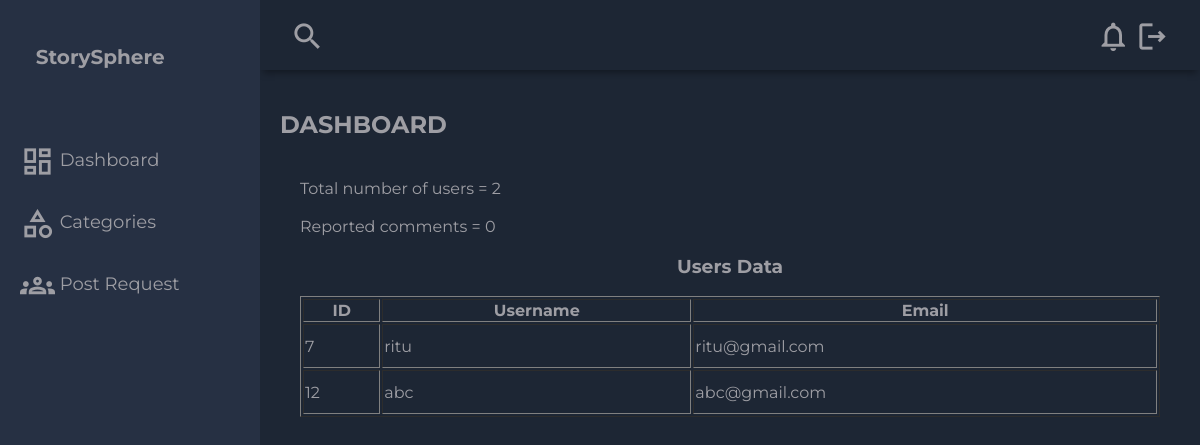
Before: /adm.php with the older database file.
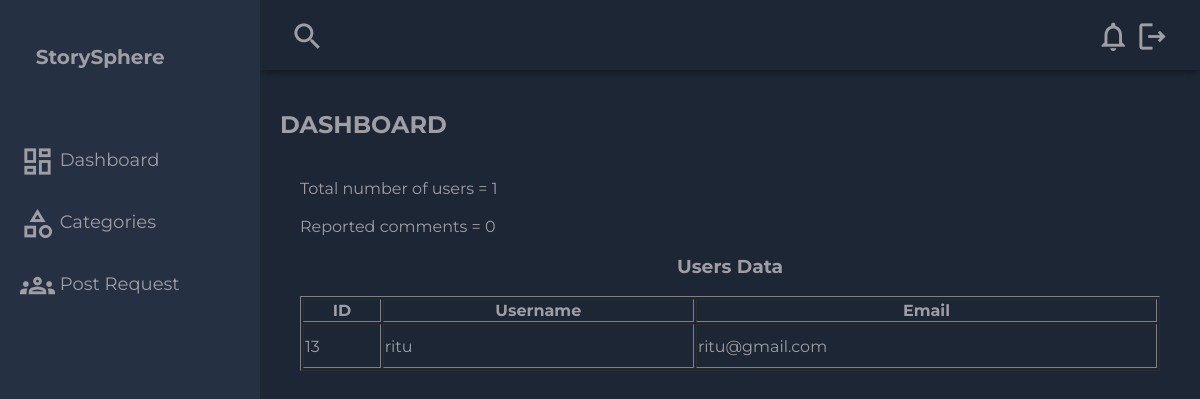
After: the same page with the newer database file.
### tables this page shows
CREATE TABLE IF NOT EXISTS `info` (
  `id` int NOT NULL AUTO_INCREMENT,
  `uname` varchar(50) NOT NULL,
  `email` varchar(255) NOT NULL,
  `password` varchar(255) NOT NULL,
  `avatar` blob,
  `gender` varchar(100) DEFAULT NULL,
  `bio` varchar(100) DEFAULT NULL,
  PRIMARY KEY (`id`)
);

### adm.php (the view, shortened to what this page needs)
<?php
$con = mysqli_connect("localhost", "root", "", "users");
?>
<!DOCTYPE html>
<html lang="en">
  <head>
    <link rel="stylesheet" href="ad.css">
    <link rel="stylesheet" href="profile.css">
  </head>
  <body>
  <div class="grid-container">
<header class="header">
  <div class="header-left">
    <span class="material-icons-outlined">search</span>
  </div>
  <div class="header-right">
    <a href="admNotification.php">
    <span class="material-icons-outlined">notifications</span>
      </a>
    <a onclick="confirmLogout()" class="nav">
    <span class="material-icons-outlined">logout</span>
  </a>
  </div>
</header>
<aside id="sidebar">
  <div class="sidebar-title">
    <div class="sidebar-brand">
      <span class="material-icons-outlined"></span> StorySphere
    </div>
  </div>
  <ul class="sidebar-list">
    <li class="sidebar-list-item">
      <a href="adm.php">
        <span class="material-icons-outlined">dashboard</span> Dashboard
      </a>
    </li>
    <li class="sidebar-list-item">
      <a href="category.php">
        <span class="material-icons-outlined">category</span> Categories
      </a>
    </li>
    <li class="sidebar-list-item">
      <a href="adpostReq.php">
        <span class="material-icons-outlined">groups</span> Post Request
      </a>
    </li>
  </ul>
</aside>
    <main>
      <div>
        <h2>DASHBOARD</h2>
      </div>
      <div class="admin-panel">
        <?php
        $query1 = "SELECT * from info WHERE email NOT IN ('ritukhwalapala@gmail.com', 'rajanbhandari@gmail.com')";
        $result1 = mysqli_query($con, $query1);
        if($result1){
          $count = mysqli_num_rows($result1);
          echo "Total number of users = ".$count;
        }
        $query2 = "SELECT * FROM noti";
        $result2 = mysqli_query($con, $query2);
        if($result2){
          $count = mysqli_num_rows($result2);
          echo "<br><br>Reported comments = ".$count;
        }
        ?>
        <center><h3>Users Data</h3></center>
        <table border='1'>
          <tr>
            <th>ID</th>
            <th>Username</th>
            <th>Email</th>
          </tr>
              <?php
              while($row = mysqli_fetch_assoc($result1)){
                echo "<tr>
                <td style='height:40px'>".$row['id']."</td>
                <td style='height:40px'>".$row['uname']."</td>
                <td style='height:40px'>".$row['email']."</td>
                </tr>";
              }
              ?>
        </table>
      </div>
    </main>
  </body>
</html>

### ad.css (style rules this page uses)
body { margin: 0; padding: 0; background-color: #1d2634; color: #9e9ea4; font-family: 'Montserrat', sans-serif; }
.material-icons-outlined { vertical-align: middle; line-height: 1px; font-size: 35px; }
.grid-container { display: grid; grid-template-columns: 260px 1fr; grid-template-rows: 70px 1fr; grid-template-areas: 'sidebar header' 'sidebar main'; height: 100vh; }
.nav { cursor: pointer; }
.header { grid-area: header; height: 70px; display: flex; align-items: center; justify-content: space-between; padding: 0 30px 0 30px; box-shadow: 0 6px 7px -3px rgba(0, 0, 0, 0.35); }
#sidebar { grid-area: sidebar; background-color: #263043; overflow-y: auto; transition: all 0.5s; -webkit-transition: all 0.5s; }
.sidebar-title { display: flex; justify-content: space-between; align-items: center; padding: 30px 30px 30px 30px; margin-bottom: 30px; }
.sidebar-brand { margin-top: 15px; font-size: 20px; font-weight: 700; }
.sidebar-list { padding: 0; margin-top: 15px; list-style-type: none; }
.sidebar-list-item { padding: 20px 20px 20px 20px; font-size: 18px; }
.sidebar-list-item > a { text-decoration: none; color: #9e9ea4; }
.admin-panel { display: flex; flex-direction: column; width: 100%; padding: 20px; box-sizing: border-box; }
.header .header-right a { text-decoration: none; color: #9e9ea4; }

### profile.css (style rules this page uses)
main { margin: 20px; }

Changed rows visible on the page:
removed info: id "7", uname "ritu", email "ritu@gmail.com"
removed info: id "12", uname "abc", email "abc@gmail.com"
added info: id "13", uname "ritu", email "ritu@gmail.com"
Other visible differences:
$count: "2" → "1"
